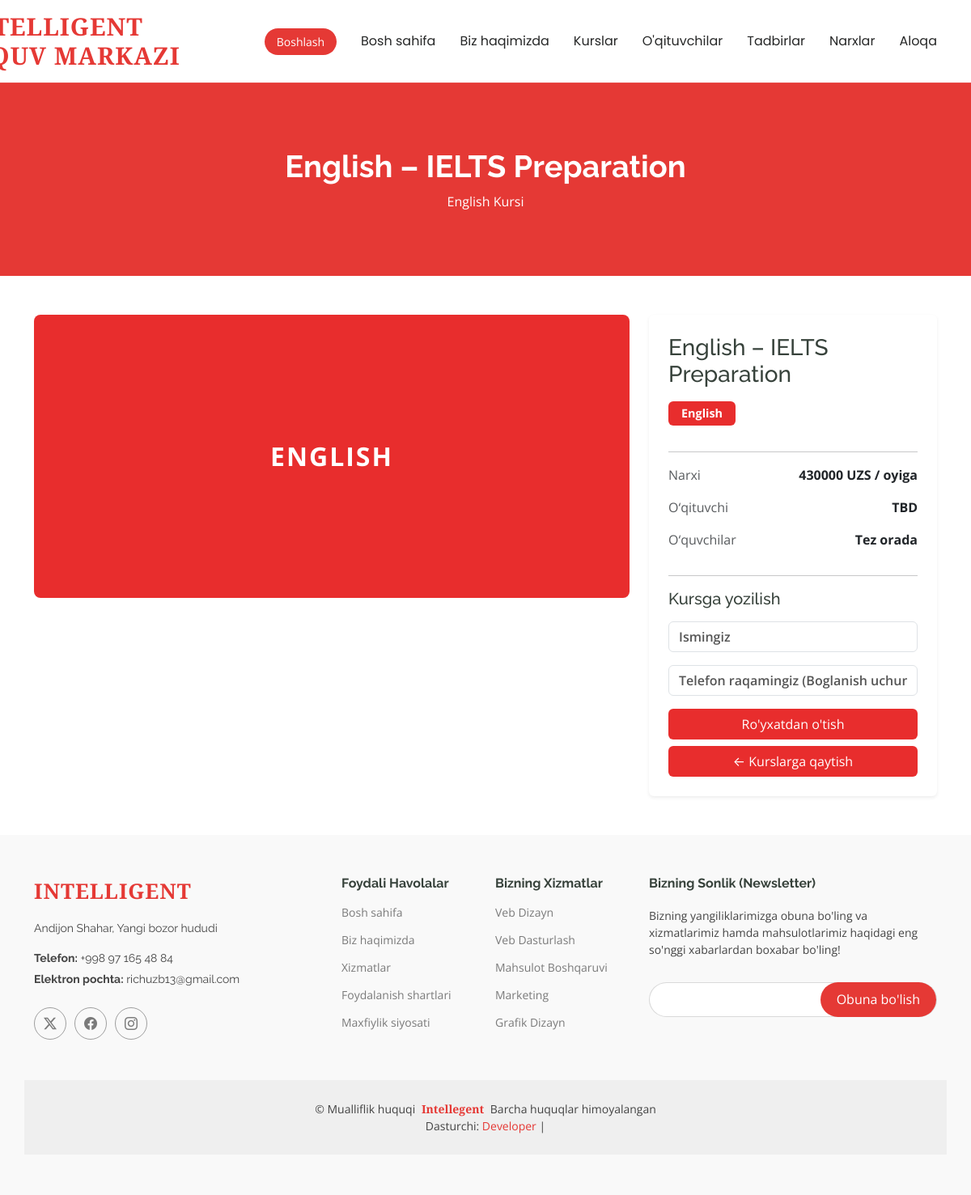
Screenshot of /course/6/ with the database file from the repository.
### main/models.py (models this page shows, shortened)
class Course(models.Model):
    title = models.CharField(max_length=200)
    category = models.CharField(max_length=100)
    price = models.DecimalField(max_digits=10, decimal_places=0)
    description = models.TextField()
    instructor_name = models.CharField(max_length=100)
    student_count = models.IntegerField(default=0)
    image = models.ImageField(upload_to='courses/images/', blank=True, null=True)

### main/views.py (the view, shortened to what this page needs)
# urls.py: path('course/<int:id>/', views.course_details, name='course-details'),
def course_details(request, id):
    course = get_object_or_404(Course, id=id)
    form = RegistrationForm()
    return render(request, 'course_details.html', {'course': course, 'form': form})

### main/forms.py
class RegistrationForm(forms.ModelForm):
    class Meta:
        model = Registration
        fields = ['name', 'phone']
        widgets = {
            'name': forms.TextInput(attrs={
                'class': 'form-control',
                'placeholder': 'Ismingiz'
            }),
            'phone': forms.TextInput(attrs={
            'class': 'form-control',
            'placeholder': 'Telefon raqamingiz (Boglanish uchun)',
            'type': 'tel',
            'pattern': '[0-9+\\s\\-]{7,15}',
            'title': "Faqat raqamlar kiriting",
            'oninput': 'this.value = this.value.replace(/[^0-9+\\s\\-]/g, "")',
        })
        }

### templates/course_details.html (shortened to what this page needs)
{% extends 'base.html' %}
{% load static %}
{% block content %}
<main class="main">
  <div class="page-title" data-aos="fade">
    <div class="heading">
      <div class="container">
        <div class="row d-flex justify-content-center text-center">
          <div class="col-lg-8">
            <h1>{{ course.title }}</h1>
            <p class="mb-0">{{ course.category }} Kursi</p>
          </div>
        </div>
      </div>
    </div>
  </div>
  <section class="py-5">
    <div class="container">
      <div class="row g-4">
        <div class="col-lg-8">
          {% if course.image_url %}
            <img src="{{ course.image_url }}" class="img-fluid rounded w-100" alt="{{ course.title }}">
          {% else %}
            <div style="
              background-color: #e82d2d;
              height: 350px;
              display: flex;
              align-items: center;
              justify-content: center;
              color: white;
              font-size: 2rem;
              font-weight: 700;
              letter-spacing: 2px;
              text-transform: uppercase;
              border-radius: 8px;
            ">{{ course.category }}</div>
          {% endif %}
        </div>
        <div class="col-lg-4">
          <div class="card shadow-sm border-0 p-4">
            <h3 class="mb-3">{{ course.title }}</h3>
            <div class="mb-3">
              <span class="badge text-white px-3 py-2" style="background-color: #e82d2d; font-size: 0.9rem;">
                {{ course.category }}
              </span>
            </div>
            <hr>
            <div class="d-flex justify-content-between mb-3">
              <span class="text-muted">Narxi</span>
              <strong>{{ course.price }} UZS / oyiga</strong>
            </div>
            <div class="d-flex justify-content-between mb-3">
              <span class="text-muted">O‘qituvchi</span>
              <strong>{{ course.instructor_name }}</strong>
            </div>
            <div class="d-flex justify-content-between mb-3">
              <span class="text-muted">O‘quvchilar</span>
              <strong>
                {% if course.student_count %}
                  {{ course.student_count }}
                {% else %}
                  Tez orada
                {% endif %}
              </strong>
            </div>
            <hr>
              <h5 class="mb-3">Kursga yozilish</h5>
              <form method="POST">
                  <div class="mb-3">
                      {{ form.name }}
                  </div>
                  <div class="mb-3">
                      {{ form.phone }}
                  </div>
                  <button type="submit" class="btn w-100 text-white" style="background-color: #e82d2d;">
                      Ro'yxatdan o'tish
                  </button>
              </form>
            <a href="{% url 'courses_page' %}" class="btn w-100 text-white mt-2" style="background-color: #e82d2d;">
              ← Kurslarga qaytish
            </a>
          </div>
        </div>
      </div>
    </div>
  </section>
</main>
{% endblock %}

### static/assets/css/main.css (style rules this page uses)
:root { --default-font: "Open Sans", system-ui, -apple-system, "Segoe UI", Roboto, "Helvetica Neue", Arial, "Noto Sans", "Liberation Sans", sans-serif, "Apple Color Emoji", "Segoe UI Emoji", "Segoe UI Symbol", "Noto Color Emoji"; --heading-font: "Raleway", sans-serif; --nav-font: "Poppins", sans-serif; }
:root { --background-color: #ffffff; --default-color: #444444; --heading-color: #37423b; --accent-color: #e53935; --surface-color: #ffffff; --contrast-color: #ffffff; }
:root { --nav-color: #272828; --nav-hover-color: #e53935; --nav-mobile-background-color: #ffffff; --nav-dropdown-background-color: #ffffff; --nav-dropdown-color: #272828; --nav-dropdown-hover-color: #e53935; }
:root { scroll-behavior: smooth; }
body { color: var(--default-color); background-color: var(--background-color); font-family: var(--default-font); }
a { color: var(--accent-color); text-decoration: none; transition: 0.3s; }
h1, h2, h3, h4, h5, h6 { color: var(--heading-color); font-family: var(--heading-font); }
.page-title { --default-color: var(--contrast-color); --background-color: var(--accent-color); --heading-color: var(--contrast-color); color: var(--default-color); background-color: var(--background-color); position: relative; }
.page-title .heading { padding: 80px 0; border-top: 1px solid color-mix(in srgb, var(--default-color), transparent 90%); }
.page-title .heading h1 { font-size: 38px; font-weight: 700; }
section, .section { color: var(--default-color); background-color: var(--background-color); padding: 60px 0; scroll-margin-top: 900px; overflow: clip; }

### templates/base.html (style rules this page uses)
.form-control::placeholder { color: #555 !important; font-weight: 600; opacity: 1; }

### rows the page displays
Course: title "English – IELTS Preparation", category "English", category "ENGLISH", price "430000", instructor_name "TBD"
